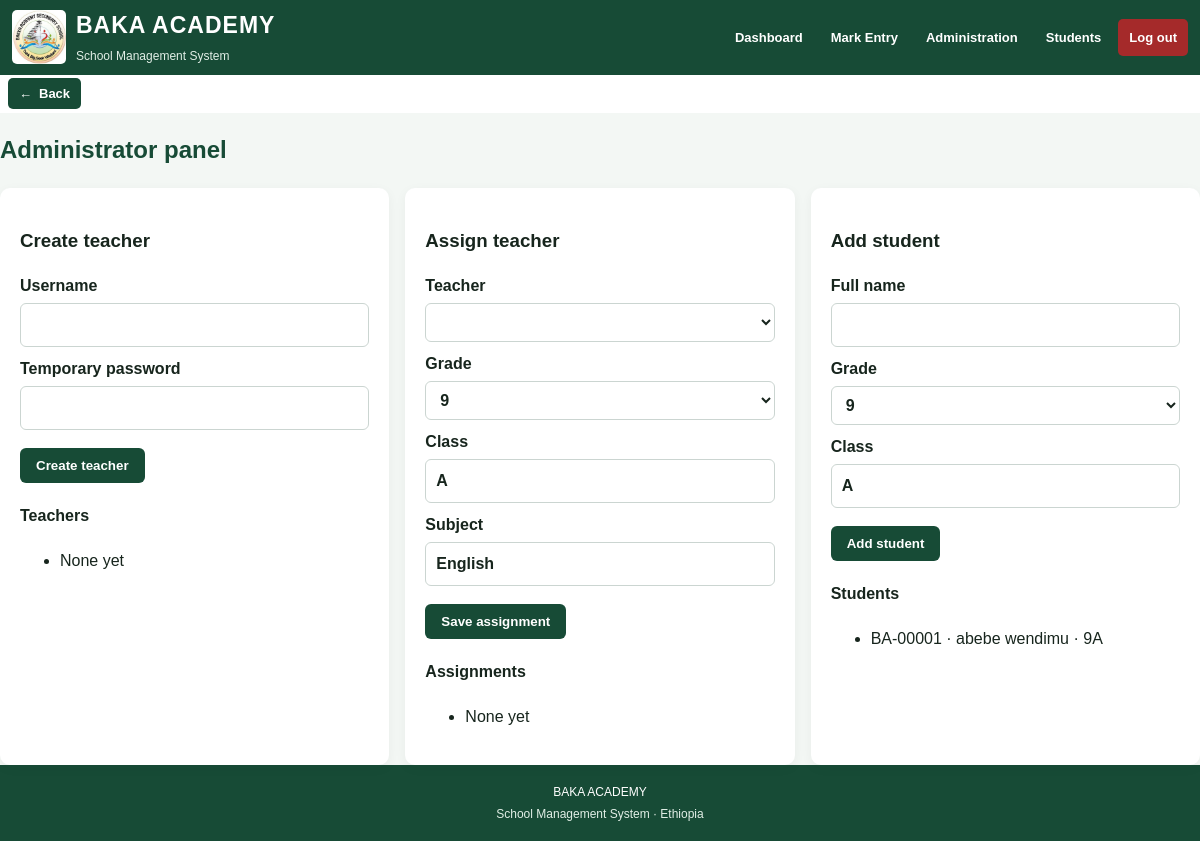
Page /admin (signed in) on the earlier database version.
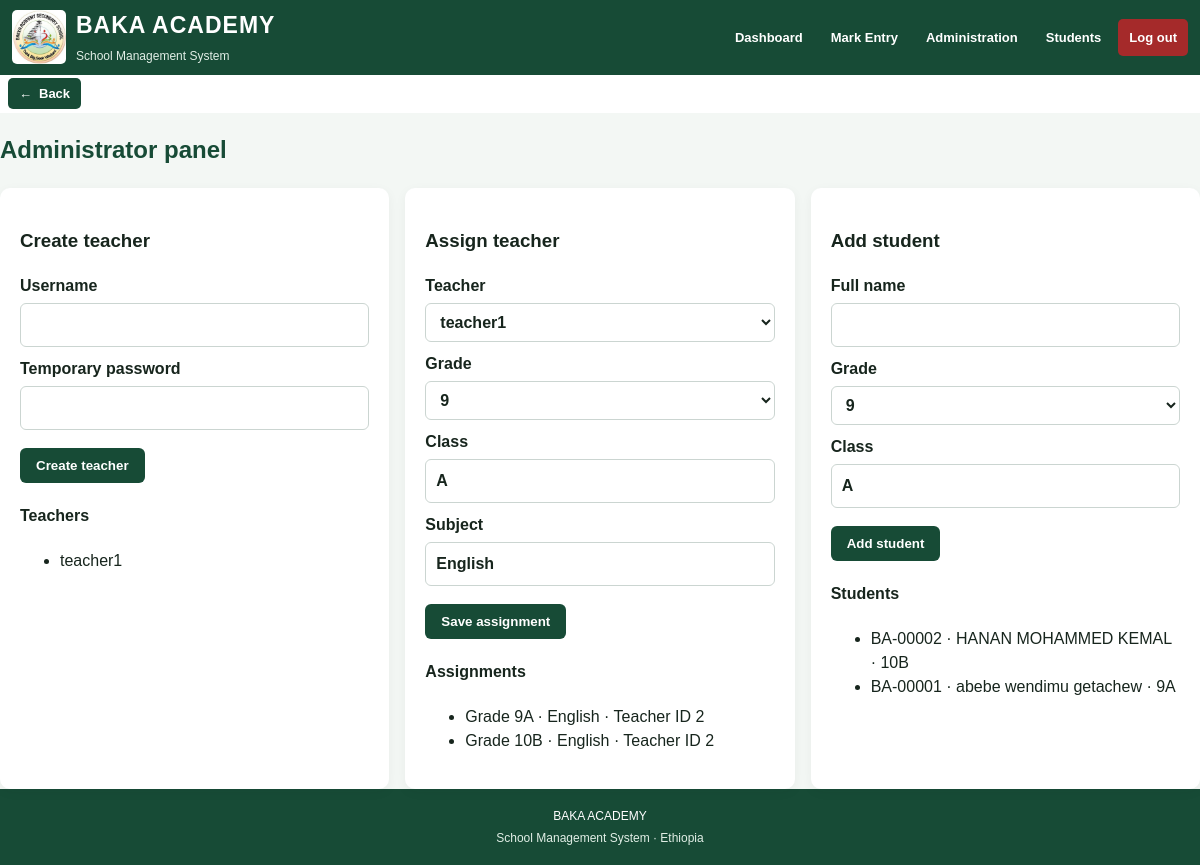
Same page on the later database version.
### app.py (models this page shows)
class Student(db.Model):
    id = db.Column(db.Integer, primary_key=True)
    student_id = db.Column(db.String(30), unique=True, nullable=False)
    full_name = db.Column(db.String(150), nullable=False)
    grade = db.Column(db.String(10), nullable=False)
    section = db.Column(db.String(10), nullable=False)
    sex = db.Column(db.String(1))
    age = db.Column(db.Integer)
    family_contact_name = db.Column(db.String(150))
    family_phone = db.Column(db.String(30))
    previous_school = db.Column(db.String(150))
    photo_filename = db.Column(db.String(255))
    stream = db.Column(db.String(50))
    academic_year_ec = db.Column(db.String(30))
    academic_year_gc = db.Column(db.String(30))
    is_active = db.Column(
        db.Boolean, nullable=False, default=True, server_default="1"
    )
    left_at = db.Column(db.DateTime)

class User(db.Model):
    id = db.Column(db.Integer, primary_key=True)
    username = db.Column(db.String(80), unique=True, nullable=False)
    password_hash = db.Column(db.String(255), nullable=False)
    role = db.Column(db.String(30), nullable=False, default="teacher")
    is_active = db.Column(
        db.Boolean, nullable=False, default=True, server_default="1"
    )

class Assignment(db.Model):
    id = db.Column(db.Integer, primary_key=True)
    teacher_id = db.Column(
        db.Integer, db.ForeignKey("user.id"), nullable=False
    )
    grade = db.Column(db.String(10), nullable=False)
    section = db.Column(db.String(10), nullable=False)
    subject = db.Column(db.String(80), nullable=False)

### app.py (the view)
@app.route("/admin")
@admin_only
def admin():
    return render_template(
        "admin.html",
        teachers=User.query.filter_by(
            role="teacher",
            is_active=True
        ).all(),
        students=Student.query.filter_by(
            is_active=True
        ).order_by(
            Student.grade,
            Student.section,
            Student.full_name
        ).all(),
        assignments=Assignment.query.all(),
        student_staff=User.query.filter_by(
            role="student_management",
            is_active=True
        ).all()
    )

### app.py (called while the page is built)
def logged_in(fn):
    @wraps(fn)
    def wrapper(*args, **kwargs):
        if "user_id" not in session:
            return redirect(url_for("login"))
        user = db.session.get(User, session["user_id"])
        if not user or not user.is_active:
            session.clear()
            flash("Your account is inactive or unavailable.")
            return redirect(url_for("login"))
        return fn(*args, **kwargs)
    return wrapper

def admin_only(fn):
    @wraps(fn)
    @logged_in
    def wrapper(*args, **kwargs):
        user = db.session.get(User, session["user_id"])
        if not user or user.role != "admin":
            flash("Administrator access required.")
            return redirect(url_for("dashboard"))
        return fn(*args, **kwargs)
    return wrapper

### templates/admin.html
{% extends "base.html" %}{% block content %}<h2>Administrator panel</h2><div class="cards"><section class="panel"><h3>Create teacher</h3><form method="post" action="{{ url_for('create_teacher') }}"><label>Username<input name="username" required></label><label>Temporary password<input type="password" name="password" minlength="8" required></label><button>Create teacher</button></form><h4>Teachers</h4><ul>{% for t in teachers %}<li>{{ t.username }}</li>{% else %}<li>None yet</li>{% endfor %}</ul></section><section class="panel"><h3>Assign teacher</h3><form method="post" action="{{ url_for('assign_teacher') }}"><label>Teacher<select name="teacher_id" required>{% for t in teachers %}<option value="{{ t.id }}">{{ t.username }}</option>{% endfor %}</select></label><label>Grade<select name="grade">{% for g in ['9','10','11','12'] %}<option>{{ g }}</option>{% endfor %}</select></label><label>Class<input name="section" value="A" required></label><label>Subject<input name="subject" value="English" required></label><button>Save assignment</button></form><h4>Assignments</h4><ul>{% for a in assignments %}<li>Grade {{ a.grade }}{{ a.section }} · {{ a.subject }} · Teacher ID {{ a.teacher_id }}</li>{% else %}<li>None yet</li>{% endfor %}</ul></section><section class="panel"><h3>Add student</h3><form method="post" action="{{ url_for('add_student') }}"><label>Full name<input name="full_name" required></label><label>Grade<select name="grade">{% for g in ['9','10','11','12'] %}<option>{{ g }}</option>{% endfor %}</select></label><label>Class<input name="section" value="A" required></label><button>Add student</button></form><h4>Students</h4><ul>{% for s in students %}<li>{{ s.student_id }} · {{ s.full_name }} · {{ s.grade }}{{ s.section }}</li>{% else %}<li>None yet</li>{% endfor %}</ul></section></div>{% endblock %}

### templates/base.html (shortened to what this page needs)
<!doctype html>
<html lang="en">
<head>
    <link rel="stylesheet" href="{{ url_for('static', filename='style.css') }}">
</head>
<body>
<header class="main-header">
    <a href="{{ url_for('dashboard') if session.get('user_id') else url_for('login') }}"
       class="school-brand">
        <img
            src="{{ url_for('static', filename='logo.jpg') }}"
            alt="Baka Academy Logo"
            class="school-logo"
        >
        <div class="brand-text">
            <h1>BAKA ACADEMY</h1>
            <span>School Management System</span>
        </div>
    </a>
    {% if session.get('user_id') %}
        {% if request.endpoint != 'register_student' %}
        <nav class="main-navigation">
            <a href="{{ url_for('dashboard') }}">Dashboard</a>
            {% if session.get('role') in ['admin', 'teacher'] %}
                <a href="{{ url_for('marks') }}">Mark Entry</a>
            {% endif %}
            {% if session.get('role') == 'admin' %}
                <a href="{{ url_for('admin') }}">Administration</a>
            {% endif %}
            {% if session.get('role') in ['admin', 'student_management'] %}
                <a href="{{ url_for('student_management') }}">Students</a>
            {% endif %}
            <a href="{{ url_for('logout') }}" class="logout-link">Log out</a>
        </nav>
        {% endif %}
    {% endif %}
</header>
<div class="back-navigation" id="backNavigation" hidden>
    <a href="#" class="back-button" id="backButton">
        <span aria-hidden="true">←</span>
        Back
    </a>
</div>
<main>
    {% block content %}{% endblock %}
</main>
<footer>
    <p>BAKA ACADEMY</p>
    <span>School Management System · Ethiopia</span>
</footer>
</body>
</html>

### static/style.css (style rules this page uses)
* { box-sizing: border-box; }
:root { --green: #174b36; --green-dark: #103b2b; --green-light: #236b4c; --green-pale: #e8f2ec; --gold: #d9b45b; --background: #f3f7f4; --white: #ffffff; --text: #17251d; --muted: #64756a; --border: #dce7df; }
html { width: 100%; min-height: 100%; }
body { width: 100%; min-height: 100vh; margin: 0; padding: 0; font-family: Arial, sans-serif; background: var(--background); color: var(--text); line-height: 1.5; overflow-x: hidden; }
.main-header { width: 100%; min-height: 70px; margin: 0; padding: 8px 16px; display: flex; align-items: center; justify-content: space-between; gap: 12px; flex-wrap: nowrap; background: var(--green); color: white; box-shadow: 0 2px 8px #103b2b20; }
.school-brand { display: flex; align-items: center; gap: 10px; flex-shrink: 0; color: white; text-decoration: none; }
.school-logo { width: 54px; height: 54px; object-fit: contain; flex-shrink: 0; }
.brand-text h1 { margin: 0; color: white; font-size: 22px; letter-spacing: 1px; }
.brand-text span { color: #e1eee6; font-size: 12px; }
.main-navigation { display: flex; align-items: center; justify-content: flex-end; flex: 1 1 auto; min-width: 0; gap: 5px; flex-wrap: nowrap; background: var(--green); }
.main-navigation a { display: inline-flex; align-items: center; justify-content: center; color: white; text-decoration: none; padding: 8px 10px; border-radius: 5px; font-size: 13px; font-weight: bold; white-space: nowrap; }
.main-navigation .logout-link { background: #a52a2a; }
.back-navigation { width: 100%; margin: 0; padding: 3px 8px; background: white; }
.back-button { display: inline-flex; align-items: center; gap: 7px; padding: 6px 11px; border-radius: 5px; background: var(--green); color: white; text-decoration: none; font-size: 13px; font-weight: bold; }
main { display: block; width: 100%; max-width: none; min-height: 0; margin: 0; padding: 0; }
h2 { color: var(--green); }
.cards { display: grid; grid-template-columns: repeat(auto-fit, minmax(min(220px, 100%), 1fr)); gap: 16px; }
.panel { min-width: 0; padding: 20px; border-radius: 10px; background: white; box-shadow: 0 3px 12px #1720330c; }
label { display: block; margin: 10px 0; font-weight: bold; }
input, select, textarea { display: block; width: 100%; max-width: 100%; margin-top: 5px; padding: 9px 10px; border: 1px solid #cbd5d1; border-radius: 6px; background: white; color: var(--text); font: inherit; }
button { margin-top: 8px; padding: 10px 16px; border: 0; border-radius: 6px; background: var(--green); color: white; font-weight: bold; cursor: pointer; }
footer { width: 100%; margin: 0; padding: 18px 12px; background: var(--green); color: white; text-align: center; font-size: 12px; }
footer p { margin: 0 0 4px; color: white; }
footer span { color: #e1eee6; }
@media (min-width: 701px) { .cards { grid-template-columns: repeat(auto-fit, minmax(220px, 1fr)); } }

### templates/base.html (style rules this page uses)
* { box-sizing: border-box; }
html, body { width: 100%; min-height: 100%; margin: 0; padding: 0; }
body { overflow-x: hidden; }
.main-header { width: 100%; margin: 0; padding: 8px 12px; background: #174b36; color: white; display: flex; align-items: center; justify-content: space-between; gap: 12px; flex-wrap: wrap; }
.school-brand { display: flex; align-items: center; gap: 10px; color: white; text-decoration: none; flex-shrink: 0; }
.school-logo { width: 54px; height: 54px; object-fit: contain; border-radius: 5px; }
.brand-text h1 { margin: 0; color: white; font-size: 23px; }
.brand-text span { color: #e1eee6; font-size: 12px; }
.main-navigation { display: flex; align-items: center; justify-content: flex-end; gap: 6px; flex-wrap: wrap; }
.main-navigation a { color: white; text-decoration: none; padding: 9px 11px; border-radius: 5px; font-weight: bold; font-size: 13px; }
.main-navigation .logout-link { background: #a52a2a; }
.back-navigation { width: 100%; min-height: 38px; margin: 0; padding: 3px 8px; background: white; }
.back-button { display: inline-flex; align-items: center; gap: 7px; padding: 6px 11px; background: #174b36; color: white; text-decoration: none; border-radius: 5px; font-size: 13px; font-weight: bold; }
main { display: block; width: 100%; max-width: none; margin: 0; padding: 0; }
footer { width: 100%; margin: 0; }

Differences in the rows shown:
added User: username "teacher1"
added Assignment: grade "9", section "A", subject "English", teacher_id "2"
added Assignment: grade "10", section "B", subject "English", teacher_id "2"
added Student: student_id "BA-00002", full_name "HANAN MOHAMMED KEMAL", grade "10", section "B"
changed Student "BA-00001": full_name "abebe wendimu" → "abebe wendimu getachew"
Other differences:
form field teacher_id: (not shown) → "teacher1"
text no longer shown: "None yet None yet"
